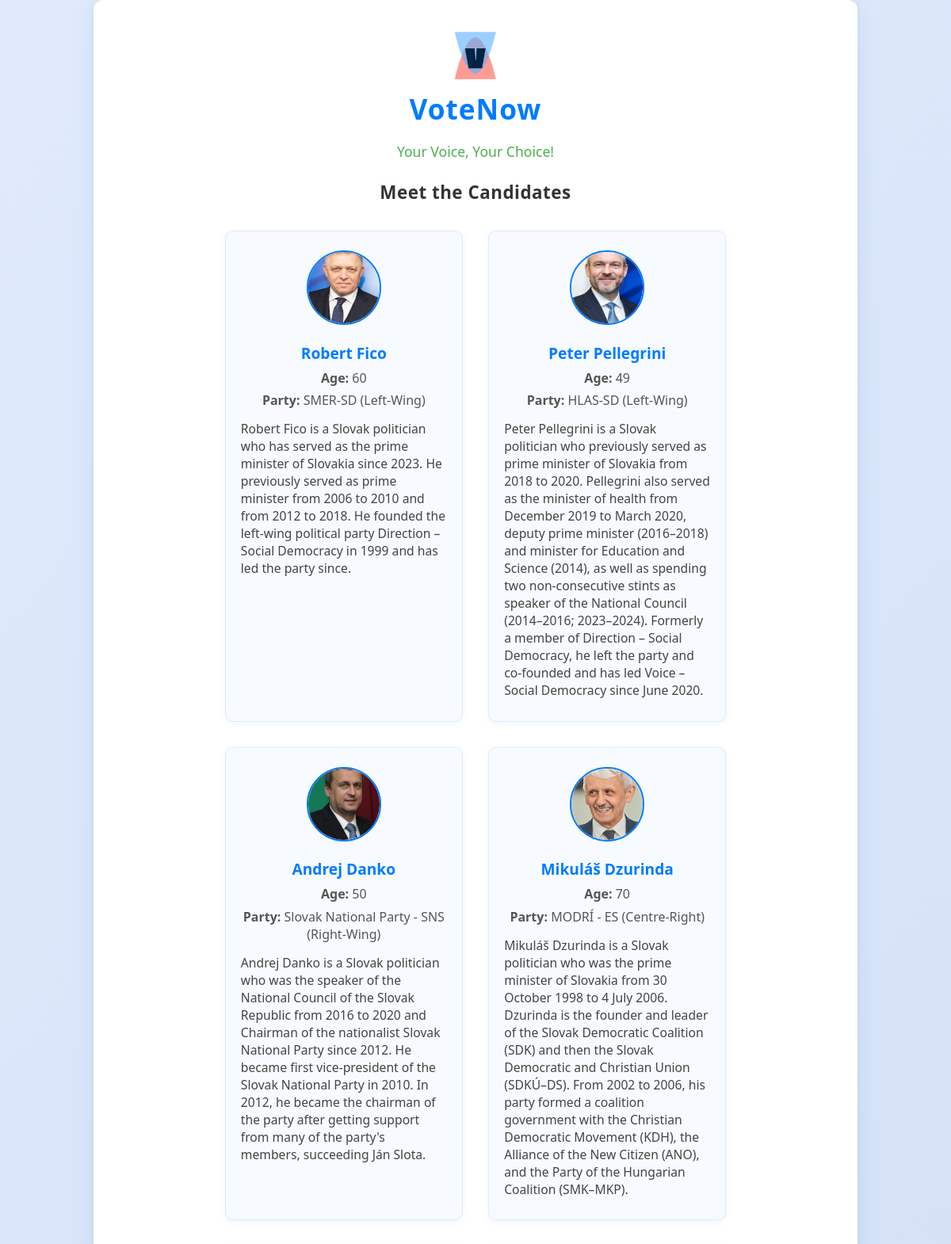
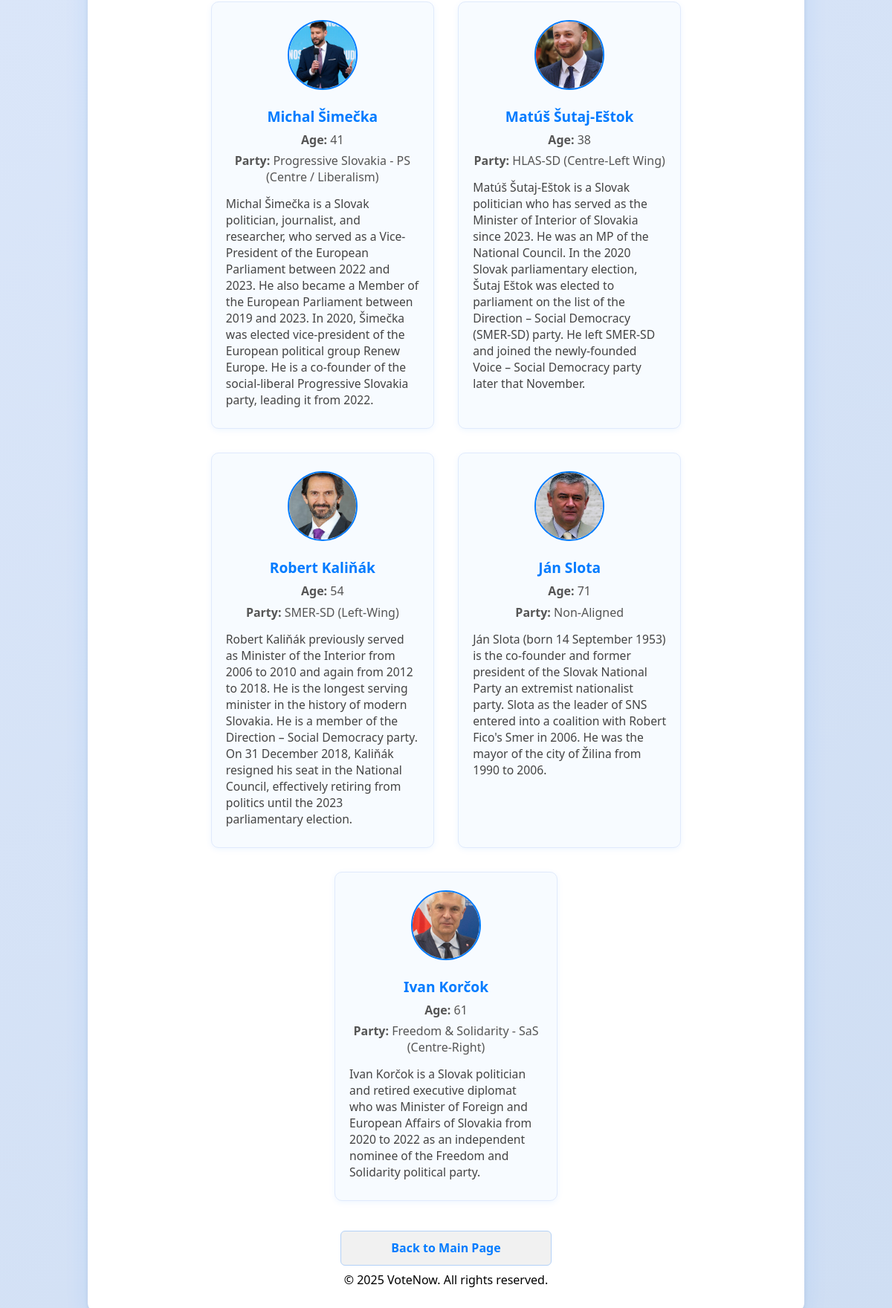
/candidates/, run on the app's committed database (2 pictures, top to bottom).
### polls/models.py (models this page shows, shortened)
class Candidate(models.Model):
    name = models.CharField(max_length=100)
    age = models.PositiveIntegerField()
    party = models.CharField(max_length=100)
    biography = models.TextField()
    photo = models.ImageField(upload_to='candidates/')

### polls/views.py (the view)
# urls.py: path("candidates/", views.main_page, name="main_page"),
def main_page(request):
    candidates = Candidate.objects.all()
    return render(request, 'candidates/main_page.html', {'candidates': candidates})

### polls/templates/candidates/main_page.html (shortened to what this page needs)
{% load static %}
<!DOCTYPE html>
<html lang="en">
<head>
    <link rel="stylesheet" href="{% static 'polls/main-page.css' %}">
</head>
<body>
    <div class="container">
        <div class="site-header">
            <img src="{% static 'polls/vote-logo.png' %}" alt="VoteNow Logo" class="logo" />
            <h1>VoteNow</h1>
            <p class="tagline">Your Voice, Your Choice!</p>
        </div>
        <h2 class="candidates-title">Meet the Candidates</h2>
        <div class="candidates-list">
            {% for candidate in candidates %}
            <div class="candidate-card">
                <img src="{{ candidate.photo.url }}" alt="{{ candidate.name }} Photo" class="candidate-photo" />
                <h3 class="candidate-name">{{ candidate.name }}</h3>
                <p class="candidate-info"><strong>Age:</strong> {{ candidate.age }}</p>
                <p class="candidate-info"><strong>Party:</strong> {{ candidate.party }}</p>
                <p class="candidate-bio">{{ candidate.biography }}</p>
            </div>
            {% empty %}
            <p>No candidates available at this time.</p>
            {% endfor %}
        </div>
        <a href="{% url 'polls:index' %}" class="button secondary">Back to Main Page</a>
        <br>
        &copy; 2025 VoteNow. All rights reserved.
    </div>
</body>
</html>

### polls/static/polls/main-page.css (style rules this page uses)
body { font-family: 'Segoe UI', 'Roboto', Arial, sans-serif; background: linear-gradient(135deg, #e0eafc 0%, #cfdef3 100%); margin: 0; padding: 0; display: flex; justify-content: center; align-items: center; min-height: 100vh; }
.container { background: white; padding: 2.5em 2em 2em 2em; border-radius: 12px; box-shadow: 0 8px 32px rgba(0, 123, 255, 0.10), 0 1.5px 6px rgba(0,0,0,0.07); max-width: 900px; width: 100%; text-align: center; position: relative; }
.site-header { margin-bottom: 1.5em; }
.logo { width: 60px; height: 60px; object-fit: contain; margin-bottom: 0.5em; }
h1 { font-size: 2.2em; margin: 0 0 0.2em 0; color: #007BFF; letter-spacing: 1px; }
.tagline { font-size: 1.1em; color: #4CAF50; margin-bottom: 0.5em; }
.candidates-title { color: #333; margin-bottom: 1.5em; font-size: 1.4em; letter-spacing: 0.5px; }
.candidates-list { display: flex; flex-wrap: wrap; gap: 2em; justify-content: center; margin-bottom: 2em; }
.candidate-card { background: #f7fbff; border-radius: 10px; box-shadow: 0 2px 8px rgba(0,123,255,0.07); padding: 1.5em 1.2em; width: 260px; display: flex; flex-direction: column; align-items: center; border: 1.5px solid #e0eafc; transition: box-shadow 0.2s, transform 0.2s; }
.candidate-photo { width: 90px; height: 90px; object-fit: cover; border-radius: 50%; margin-bottom: 1em; border: 2px solid #007BFF; background: #fff; }
.candidate-name { font-size: 1.2em; color: #007BFF; margin: 0.3em 0 0.2em 0; font-weight: bold; }
.candidate-info { color: #555; font-size: 1em; margin: 0.2em 0; }
.candidate-bio { color: #444; font-size: 0.98em; margin-top: 0.7em; margin-bottom: 0.2em; text-align: left; }
.button, button { background: linear-gradient(90deg, #007BFF 60%, #4CAF50 100%); color: white; border: none; padding: 0.7em 1em; font-size: 1em; border-radius: 6px; cursor: pointer; font-weight: bold; margin-bottom: 0.5em; box-shadow: 0 2px 8px rgba(0,123,255,0.07); transition: background 0.2s, transform 0.2s; width: 100%; max-width: 250px; display: inline-block; }
.button.secondary { background: #f1f1f1; color: #007BFF; border: 1.5px solid #b3d1f7; margin-top: 0.5em; box-shadow: none; }
a { color: #007BFF; text-decoration: none; transition: color 0.2s; }

### data on the page
Candidate: photo (picture), name "Robert Fico", age "60", party "SMER-SD (Left-Wing)", biography "Robert Fico is a Slovak politician who has served as the prime minister of Slovakia since 2023. He previously served as prime minister from 2006 to 2010 and from 2012 to 2018. He founded the left-wing political party Direction – Social Democracy in 1999 and has led the party since."
Candidate: photo (picture), name "Peter Pellegrini", age "49", party "HLAS-SD (Left-Wing)", biography "Peter Pellegrini is a Slovak politician who previously served as prime minister of Slovakia from 2018 to 2020. Pellegrini also served as the minister of health from December 2019 to March 2020, deputy prime minister (2016–2018) and minister for Education and Science (2014), as well as spending two non-consecutive stints as speaker of the National Council (2014–2016; 2023–2024). Formerly a member of Direction – Social Democracy, he left the party and co-founded and has led Voice – Social Democracy since June 2020."
Candidate: photo (picture), name "Andrej Danko", age "50", party "Slovak National Party - SNS (Right-Wing)", biography "Andrej Danko is a Slovak politician who was the speaker of the National Council of the Slovak Republic from 2016 to 2020 and Chairman of the nationalist Slovak National Party since 2012. He became first vice-president of the Slovak National Party in 2010. In 2012, he became the chairman of the party after getting support from many of the party's members, succeeding Ján Slota."
Candidate: photo (picture), name "Mikuláš Dzurinda", age "70", party "MODRÍ - ES (Centre-Right)", biography "Mikuláš Dzurinda is a Slovak politician who was the prime minister of Slovakia from 30 October 1998 to 4 July 2006. Dzurinda is the founder and leader of the Slovak Democratic Coalition (SDK) and then the Slovak Democratic and Christian Union (SDKÚ–DS). From 2002 to 2006, his party formed a coalition government with the Christian Democratic Movement (KDH), the Alliance of the New Citizen (ANO), and the Party of the Hungarian Coalition (SMK–MKP)."
Candidate: photo (picture), name "Michal Šimečka", age "41", party "Progressive Slovakia - PS (Centre / Liberalism)", biography "Michal Šimečka is a Slovak politician, journalist, and researcher, who served as a Vice-President of the European Parliament between 2022 and 2023. He also became a Member of the European Parliament between 2019 and 2023. In 2020, Šimečka was elected vice-president of the European political group Renew Europe. He is a co-founder of the social-liberal Progressive Slovakia party, leading it from 2022."
Candidate: photo (picture), name "Matúš Šutaj-Eštok", age "38", party "HLAS-SD (Centre-Left Wing)", biography "Matúš Šutaj-Eštok is a Slovak politician who has served as the Minister of Interior of Slovakia since 2023. He was an MP of the National Council. In the 2020 Slovak parliamentary election, Šutaj Eštok was elected to parliament on the list of the Direction – Social Democracy (SMER-SD) party. He left SMER-SD and joined the newly-founded Voice – Social Democracy party later that November."
Candidate: photo (picture), name "Robert Kaliňák", age "54", party "SMER-SD (Left-Wing)", biography "Robert Kaliňák previously served as Minister of the Interior from 2006 to 2010 and again from 2012 to 2018. He is the longest serving minister in the history of modern Slovakia. He is a member of the Direction – Social Democracy party. On 31 December 2018, Kaliňák resigned his seat in the National Council, effectively retiring from politics until the 2023 parliamentary election."
Candidate: photo (picture), name "Ján Slota", age "71", party "Non-Aligned", biography "Ján Slota (born 14 September 1953) is the co-founder and former president of the Slovak National Party an extremist nationalist party. Slota as the leader of SNS entered into a coalition with Robert Fico's Smer in 2006. He was the mayor of the city of Žilina from 1990 to 2006."
Candidate: photo (picture), name "Ivan Korčok", age "61", party "Freedom & Solidarity - SaS (Centre-Right)", biography "Ivan Korčok is a Slovak politician and retired executive diplomat who was Minister of Foreign and European Affairs of Slovakia from 2020 to 2022 as an independent nominee of the Freedom and Solidarity political party."
